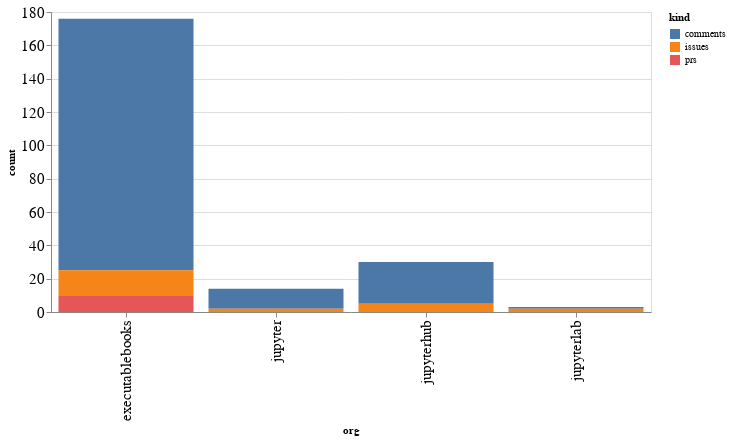

Notebook code for this chart:
### Code cell
alt.Chart(org_summaries, width=600).mark_bar().encode(
    x='org',
    y='count',
    color='kind',
    tooltip="org"
)

### Figure 1 — Vega-Lite specification as saved in the notebook (floating-point values rounded to 4 significant figures)
{"config": {"axisLeft": {"labelFontSize": 15}, "axisBottom": {"labelFontSize": 15}}, "data": {"name": "data-bc00a9b9591a6c3118111f1aba639940"}, "mark": "bar", "encoding": {"color": {"type": "nominal", "field": "kind"}, "tooltip": {"type": "nominal", "field": "org"}, "x": {"type": "nominal", "field": "org"}, "y": {"type": "quantitative", "field": "count"}}, "width": 600, "$schema": "https://vega.github.io/schema/vega-lite/v4.8.1.json", "datasets": {"data-bc00a9b9591a6c3118111f1aba639940": [{"org": "executablebooks", "kind": "comments", "count": 151}, {"org": "executablebooks", "kind": "issues", "count": 15}, {"org": "executablebooks", "kind": "prs", "count": 10}, {"org": "jupyter", "kind": "comments", "count": 12}, {"org": "jupyter", "kind": "issues", "count": 2}, {"org": "jupyterhub", "kind": "comments", "count": 25}, {"org": "jupyterhub", "kind": "issues", "count": 5}, {"org": "jupyterlab", "kind": "comments", "count": 1}, {"org": "jupyterlab", "kind": "issues", "count": 2}]}}
